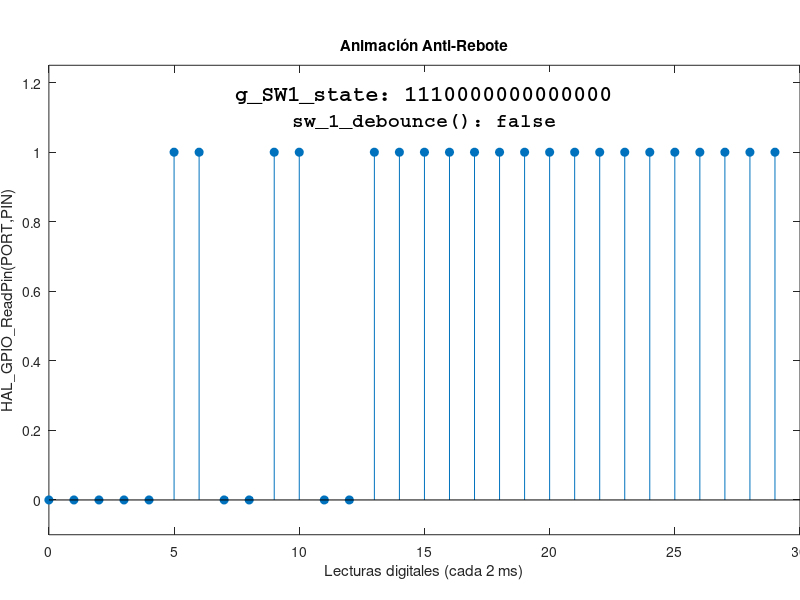

Write MATLAB code to recreate this figure.
% Animación del anti-rebote tipo stem con valor binario de g_SW1_state

% Señal del botón (1 = no presionado, 0 = presionado) con rebotes iniciales
input_signal     = [0 0 0 0 0 1 1 0 0 1 1 0 0 1 1 1 1 1 1 1 1 1 1 1 1 1 1 1 1 1];
n = length(input_signal);

% Inicializa variables
State = uint16(0);
state_bin_history = cell(1, n);  % <- Usa celdas en vez de strings

% Crea figura
f = figure;
hStem = stem(0, input_signal(1), 'filled');
axis([0 n -0.1 1.25]);
pbaspect ([1.6 1 1]);
set(gca, 'LooseInset', get(gca, 'TightInset'));
xlabel('Lecturas digitales (cada 2 ms)');
ylabel('HAL\_GPIO\_ReadPin(PORT,PIN)');
title('Animación Anti-Rebote');

% Texto para mostrar el valor binario de State
hText = text(n/2, 1.165, '', 'HorizontalAlignment', 'center', ...
             'FontName', 'Courier', 'FontSize', 16, 'FontWeight', 'bold');

% Texto adicional para mostrar el retorno de debounce
hReturn = text(n/2, 1.09, '', 'HorizontalAlignment', 'center', ...
                'FontName', 'Courier', 'FontSize', 14, 'FontWeight', 'bold');

delay_animacion = 0.75;
filename = "debounce_anim.gif";
gen_gif = false;

for i = 1:n
    raw = input_signal(i);

    % Lógica de debounce
    State = bitshift(State, 1);
    State = bitor(State, bitand(~raw, 1));  % !RawKeyPressed()
    State = bitor(State, hex2dec('E000'));

    % Guarda estado binario como string de caracteres
    state_bin = dec2bin(State, 16);
    state_bin_history{i} = state_bin;

    % Calcula retorno de sw_1_debounce
    if State == hex2dec('F000')
        ret_debounce = true;
    else
        ret_debounce = false;
    end

    % Actualiza gráfico
    set(hStem, 'XData', 0:i-1, 'YData', input_signal(1:i));
    set(hText, 'String', ['g\_SW1\_state: ' state_bin]);

    % Actualiza texto de retorno
    if ret_debounce
        set(hReturn, 'String', 'sw\_1\_debounce(): TRUE', 'Color', 'r');  % Rojo llamativo
    else
        set(hReturn, 'String', 'sw\_1\_debounce(): false', 'Color', 'k'); % Negro normal
    end

    drawnow;
    pause(delay_animacion);

    if gen_gif
      frame = getframe(f);
      im = frame2im(frame);
      [imind,cm] = rgb2ind(im);
      if i == 1
          imwrite(imind,cm,filename,'gif','DelayTime', delay_animacion , 'Compression', 'lzw');
      else
          imwrite(imind,cm,filename,'gif','WriteMode','append','DelayTime', delay_animacion , 'Compression', 'lzw');
      end
    end
end

